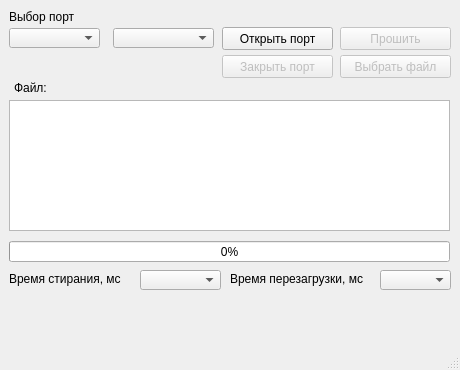
<?xml version="1.0" encoding="UTF-8"?>
<ui version="4.0">
 <class>Serial_Main</class>
 <widget class="QMainWindow" name="Serial_Main">
  <property name="geometry">
   <rect>
    <x>0</x>
    <y>0</y>
    <width>460</width>
    <height>370</height>
   </rect>
  </property>
  <property name="minimumSize">
   <size>
    <width>460</width>
    <height>370</height>
   </size>
  </property>
  <property name="maximumSize">
   <size>
    <width>460</width>
    <height>370</height>
   </size>
  </property>
  <property name="windowTitle">
   <string>Загрузчик GSM</string>
  </property>
  <property name="windowIcon">
   <iconset>
    <normaloff>touchscreen.ico</normaloff>
    <normalon>touchscreen.ico</normalon>touchscreen.ico</iconset>
  </property>
  <widget class="QWidget" name="centralwidget">
   <widget class="QPushButton" name="pushButton_Choice_File">
    <property name="enabled">
     <bool>false</bool>
    </property>
    <property name="geometry">
     <rect>
      <x>340</x>
      <y>55</y>
      <width>111</width>
      <height>23</height>
     </rect>
    </property>
    <property name="text">
     <string>Выбрать файл</string>
    </property>
   </widget>
   <widget class="QLabel" name="label_File_Name">
    <property name="geometry">
     <rect>
      <x>14</x>
      <y>80</y>
      <width>441</width>
      <height>16</height>
     </rect>
    </property>
    <property name="text">
     <string>Файл:</string>
    </property>
   </widget>
   <widget class="QPushButton" name="pushButton_Send">
    <property name="enabled">
     <bool>false</bool>
    </property>
    <property name="geometry">
     <rect>
      <x>340</x>
      <y>27</y>
      <width>111</width>
      <height>23</height>
     </rect>
    </property>
    <property name="text">
     <string>Прошить</string>
    </property>
   </widget>
   <widget class="QPlainTextEdit" name="plainTextEdit">
    <property name="geometry">
     <rect>
      <x>9</x>
      <y>100</y>
      <width>441</width>
      <height>131</height>
     </rect>
    </property>
    <property name="minimumSize">
     <size>
      <width>10</width>
      <height>10</height>
     </size>
    </property>
   </widget>
   <widget class="QComboBox" name="comboBox_Baudrate">
    <property name="geometry">
     <rect>
      <x>113</x>
      <y>28</y>
      <width>101</width>
      <height>20</height>
     </rect>
    </property>
   </widget>
   <widget class="QComboBox" name="comboBox_COM">
    <property name="geometry">
     <rect>
      <x>9</x>
      <y>28</y>
      <width>91</width>
      <height>20</height>
     </rect>
    </property>
   </widget>
   <widget class="QLabel" name="label_2">
    <property name="geometry">
     <rect>
      <x>9</x>
      <y>9</y>
      <width>65</width>
      <height>16</height>
     </rect>
    </property>
    <property name="text">
     <string>Выбор порта</string>
    </property>
   </widget>
   <widget class="QPushButton" name="pushButton_open_COM">
    <property name="geometry">
     <rect>
      <x>222</x>
      <y>27</y>
      <width>111</width>
      <height>23</height>
     </rect>
    </property>
    <property name="text">
     <string>Открыть порт</string>
    </property>
   </widget>
   <widget class="QProgressBar" name="progressBar">
    <property name="geometry">
     <rect>
      <x>9</x>
      <y>241</y>
      <width>441</width>
      <height>21</height>
     </rect>
    </property>
    <property name="maximum">
     <number>5</number>
    </property>
    <property name="value">
     <number>0</number>
    </property>
   </widget>
   <widget class="QPushButton" name="pushButton_close_COM">
    <property name="enabled">
     <bool>false</bool>
    </property>
    <property name="geometry">
     <rect>
      <x>222</x>
      <y>55</y>
      <width>111</width>
      <height>23</height>
     </rect>
    </property>
    <property name="text">
     <string>Закрыть порт</string>
    </property>
   </widget>
   <widget class="QLabel" name="label_Erase_Time">
    <property name="geometry">
     <rect>
      <x>9</x>
      <y>271</y>
      <width>131</width>
      <height>16</height>
     </rect>
    </property>
    <property name="text">
     <string>Время стирания, мс</string>
    </property>
   </widget>
   <widget class="QComboBox" name="comboBox_Erase_Time">
    <property name="geometry">
     <rect>
      <x>140</x>
      <y>270</y>
      <width>81</width>
      <height>20</height>
     </rect>
    </property>
   </widget>
   <widget class="QLabel" name="label_Reset_Time">
    <property name="geometry">
     <rect>
      <x>230</x>
      <y>271</y>
      <width>151</width>
      <height>16</height>
     </rect>
    </property>
    <property name="text">
     <string>Время перезагрузки, мс</string>
    </property>
   </widget>
   <widget class="QComboBox" name="comboBox_Reset_Time">
    <property name="geometry">
     <rect>
      <x>380</x>
      <y>270</y>
      <width>71</width>
      <height>20</height>
     </rect>
    </property>
   </widget>
  </widget>
  <widget class="QMenuBar" name="menubar">
   <property name="geometry">
    <rect>
     <x>0</x>
     <y>0</y>
     <width>460</width>
     <height>26</height>
    </rect>
   </property>
  </widget>
  <widget class="QStatusBar" name="statusbar"/>
  <action name="action">
   <property name="text">
    <string>Закрыть</string>
   </property>
  </action>
 </widget>
 <resources/>
 <connections/>
</ui>
